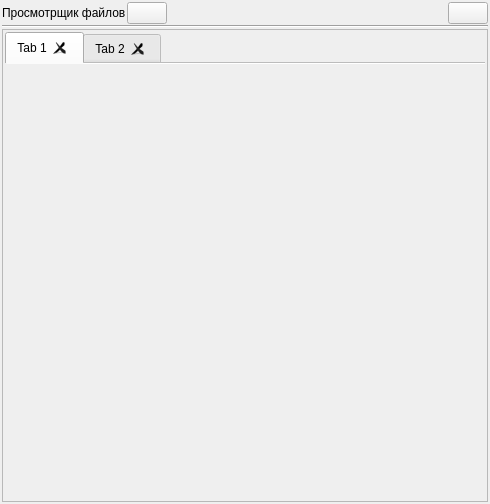
<?xml version="1.0" encoding="UTF-8"?>
<ui version="4.0">
 <class>files_viewer_win</class>
 <widget class="QWidget" name="files_viewer_win">
  <property name="geometry">
   <rect>
    <x>0</x>
    <y>0</y>
    <width>490</width>
    <height>504</height>
   </rect>
  </property>
  <property name="windowTitle">
   <string>Form</string>
  </property>
  <layout class="QVBoxLayout" name="verticalLayout" stretch="0,0,1">
   <property name="spacing">
    <number>1</number>
   </property>
   <property name="leftMargin">
    <number>2</number>
   </property>
   <property name="topMargin">
    <number>2</number>
   </property>
   <property name="rightMargin">
    <number>2</number>
   </property>
   <property name="bottomMargin">
    <number>2</number>
   </property>
   <item>
    <layout class="QHBoxLayout" name="horizontalLayout" stretch="0,0,1,0">
     <item>
      <widget class="QLabel" name="label_title_dialog">
       <property name="text">
        <string>Просмотрщик файлов</string>
       </property>
      </widget>
     </item>
     <item>
      <widget class="QPushButton" name="pushButton_changeEncoding">
       <property name="toolTip">
        <string>Сменить кодировку текущего файла</string>
       </property>
       <property name="text">
        <string/>
       </property>
      </widget>
     </item>
     <item>
      <spacer name="horizontalSpacer">
       <property name="orientation">
        <enum>Qt::Horizontal</enum>
       </property>
       <property name="sizeHint" stdset="0">
        <size>
         <width>40</width>
         <height>20</height>
        </size>
       </property>
      </spacer>
     </item>
     <item>
      <widget class="QPushButton" name="pushButton_close">
       <property name="toolTip">
        <string>Скрыть</string>
       </property>
       <property name="text">
        <string/>
       </property>
       <property name="icon">
        <iconset resource="../resource.qrc">
         <normaloff>:/images/1449324474_delete.png</normaloff>:/images/1449324474_delete.png</iconset>
       </property>
      </widget>
     </item>
    </layout>
   </item>
   <item>
    <widget class="Line" name="line">
     <property name="orientation">
      <enum>Qt::Horizontal</enum>
     </property>
    </widget>
   </item>
   <item>
    <widget class="QFrame" name="frame">
     <property name="frameShape">
      <enum>QFrame::StyledPanel</enum>
     </property>
     <property name="frameShadow">
      <enum>QFrame::Raised</enum>
     </property>
     <layout class="QGridLayout" name="gridLayout">
      <property name="leftMargin">
       <number>2</number>
      </property>
      <property name="topMargin">
       <number>2</number>
      </property>
      <property name="rightMargin">
       <number>2</number>
      </property>
      <property name="bottomMargin">
       <number>2</number>
      </property>
      <property name="spacing">
       <number>2</number>
      </property>
      <item row="0" column="0">
       <widget class="QTabWidget" name="tabWidget_files">
        <property name="currentIndex">
         <number>0</number>
        </property>
        <property name="documentMode">
         <bool>true</bool>
        </property>
        <property name="tabsClosable">
         <bool>true</bool>
        </property>
        <property name="movable">
         <bool>true</bool>
        </property>
        <widget class="QWidget" name="tab">
         <attribute name="title">
          <string>Tab 1</string>
         </attribute>
        </widget>
        <widget class="QWidget" name="tab_2">
         <attribute name="title">
          <string>Tab 2</string>
         </attribute>
        </widget>
       </widget>
      </item>
     </layout>
    </widget>
   </item>
  </layout>
 </widget>
 <resources>
  <include location="../resource.qrc"/>
 </resources>
 <connections/>
</ui>
